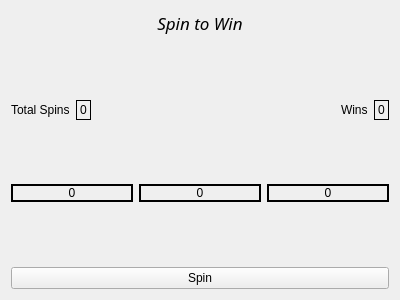
<?xml version="1.0" encoding="UTF-8"?>
<ui version="4.0">
 <class>Form</class>
 <widget class="QWidget" name="Form">
  <property name="geometry">
   <rect>
    <x>0</x>
    <y>0</y>
    <width>400</width>
    <height>300</height>
   </rect>
  </property>
  <property name="windowTitle">
   <string>Form</string>
  </property>
  <layout class="QVBoxLayout" name="verticalLayout">
   <item>
    <widget class="QLabel" name="titleLabel">
     <property name="font">
      <font>
       <family>Abyssinica SIL</family>
       <pointsize>13</pointsize>
       <italic>true</italic>
      </font>
     </property>
     <property name="text">
      <string>Spin to Win</string>
     </property>
     <property name="alignment">
      <set>Qt::AlignCenter</set>
     </property>
    </widget>
   </item>
   <item>
    <spacer name="verticalSpacer_3">
     <property name="orientation">
      <enum>Qt::Vertical</enum>
     </property>
     <property name="sizeHint" stdset="0">
      <size>
       <width>20</width>
       <height>51</height>
      </size>
     </property>
    </spacer>
   </item>
   <item>
    <layout class="QHBoxLayout" name="horizontalLayout_2">
     <item>
      <widget class="QLabel" name="spinsLabel">
       <property name="text">
        <string>Total Spins</string>
       </property>
      </widget>
     </item>
     <item>
      <widget class="QLabel" name="totalLabel">
       <property name="frameShape">
        <enum>QFrame::Box</enum>
       </property>
       <property name="text">
        <string>0</string>
       </property>
      </widget>
     </item>
     <item>
      <spacer name="horizontalSpacer">
       <property name="orientation">
        <enum>Qt::Horizontal</enum>
       </property>
       <property name="sizeHint" stdset="0">
        <size>
         <width>40</width>
         <height>20</height>
        </size>
       </property>
      </spacer>
     </item>
     <item>
      <widget class="QLabel" name="label">
       <property name="text">
        <string>Wins</string>
       </property>
      </widget>
     </item>
     <item>
      <widget class="QLabel" name="winLabel">
       <property name="frameShape">
        <enum>QFrame::Box</enum>
       </property>
       <property name="text">
        <string>0</string>
       </property>
      </widget>
     </item>
    </layout>
   </item>
   <item>
    <spacer name="verticalSpacer_2">
     <property name="orientation">
      <enum>Qt::Vertical</enum>
     </property>
     <property name="sizeHint" stdset="0">
      <size>
       <width>20</width>
       <height>51</height>
      </size>
     </property>
    </spacer>
   </item>
   <item>
    <layout class="QHBoxLayout" name="horizontalLayout">
     <item>
      <widget class="QLabel" name="tSpinLabel">
       <property name="frameShape">
        <enum>QFrame::Box</enum>
       </property>
       <property name="lineWidth">
        <number>2</number>
       </property>
       <property name="text">
        <string>0</string>
       </property>
       <property name="alignment">
        <set>Qt::AlignCenter</set>
       </property>
      </widget>
     </item>
     <item>
      <widget class="QLabel" name="fSpinLabel">
       <property name="frameShape">
        <enum>QFrame::Box</enum>
       </property>
       <property name="lineWidth">
        <number>2</number>
       </property>
       <property name="text">
        <string>0</string>
       </property>
       <property name="alignment">
        <set>Qt::AlignCenter</set>
       </property>
      </widget>
     </item>
     <item>
      <widget class="QLabel" name="sSpinLabel">
       <property name="frameShape">
        <enum>QFrame::Box</enum>
       </property>
       <property name="lineWidth">
        <number>2</number>
       </property>
       <property name="text">
        <string>0</string>
       </property>
       <property name="alignment">
        <set>Qt::AlignCenter</set>
       </property>
      </widget>
     </item>
    </layout>
   </item>
   <item>
    <spacer name="verticalSpacer">
     <property name="orientation">
      <enum>Qt::Vertical</enum>
     </property>
     <property name="sizeHint" stdset="0">
      <size>
       <width>20</width>
       <height>51</height>
      </size>
     </property>
    </spacer>
   </item>
   <item>
    <widget class="QPushButton" name="spinButton">
     <property name="text">
      <string>Spin</string>
     </property>
    </widget>
   </item>
  </layout>
 </widget>
 <layoutdefault spacing="6" margin="11"/>
 <resources/>
 <connections/>
</ui>
